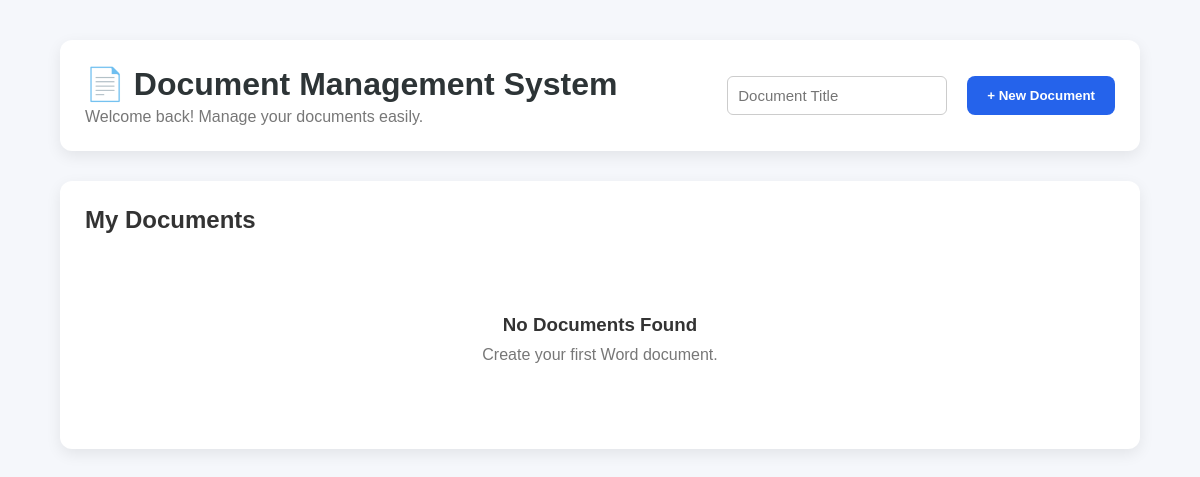
Before: /dashboard/ with the older database file.
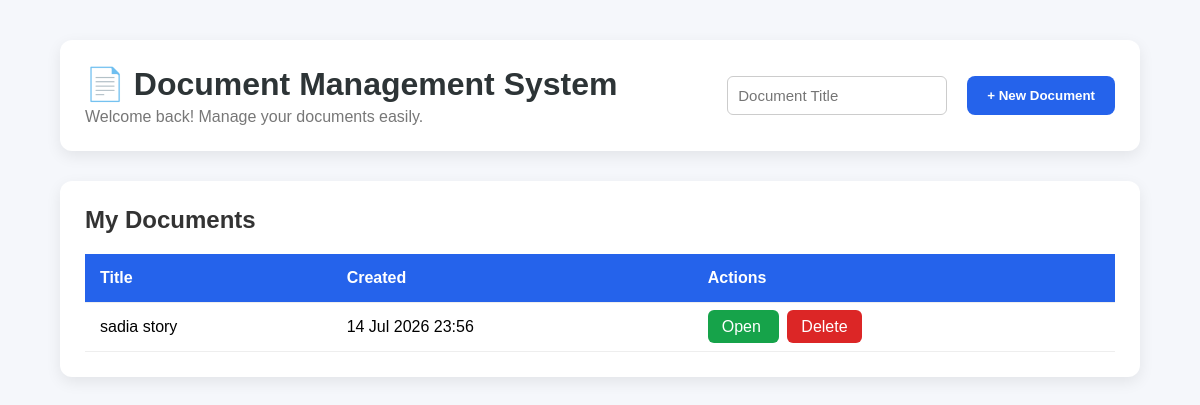
After: the same page with the newer database file.
### documents/models.py (models this page shows)
class Document(models.Model):
    title = models.CharField(max_length=255)
    file = models.FileField(upload_to="documents/", blank=True, null=True)
    content = models.TextField(blank=True, null=True)
    created_at = models.DateTimeField(auto_now_add=True)
    updated_at = models.DateTimeField(auto_now=True)
    def __str__(self):
        return self.title

### accounts/views.py (the view)
# urls.py: path("dashboard/", dashboard, name="dashboard"),
def dashboard(request):
    documents = Document.objects.all().order_by("-created_at")
    print("Total Documents:", documents.count())
    print(documents)
    return render(
        request,
        "accounts/dashboard.html",
        {
            "documents": documents
        }
    )

### templates/accounts/dashboard.html (shortened to what this page needs)
{% load static %}
<!DOCTYPE html>
<html lang="en">
<head>
    <link rel="stylesheet" href="{% static 'css/dashboard.css' %}">
</head>
<body>
<div class="container">
    <div class="header">
        <div>
            <h1>📄 Document Management System</h1>
            <p>Welcome back! Manage your documents easily.</p>
        </div>
        <form action="{% url 'editor' %}" method="POST">
            <input
                type="text"
                name="title"
                placeholder="Document Title"
                required
                style="
                    padding:10px;
                    border-radius:6px;
                    border:1px solid #ccc;
                    margin-right:10px;
                ">
            <button class="new-btn" type="submit">
                + New Document
            </button>
        </form>
    </div>
    <div class="documents">
        <h2>My Documents</h2>
        {% if documents %}
        <table>
            <thead>
                <tr>
                    <th>Title</th>
                    <th>Created</th>
                    <th>Actions</th>
                </tr>
            </thead>
            <tbody>
            {% for document in documents %}
                <tr>
                    <td>{{ document.title }}</td>
                    <td>{{ document.created_at|date:"d M Y H:i" }}</td>
                    <td>
                        <a
                            href="{% url 'edit_document' document.id %}"
                            class="edit-btn">
                            Open
                        </a>
                        <a
                            href="{% url 'delete_document' document.id %}"
                            class="delete-btn"
                            onclick="return confirm('Delete this document?')">
                            Delete
                        </a>
                    </td>
                </tr>
            {% endfor %}
            </tbody>
        </table>
        {% else %}
        <div class="empty">
            <h3>No Documents Found</h3>
            <p>Create your first Word document.</p>
        </div>
        {% endif %}
    </div>
</div>
</body>
</html>

Changed rows visible on the page:
added Document: title "sadia story", created_at "14 Jul 2026 23:56"
Other visible differences:
text no longer shown: "No Documents Found Create your first Word document."
text now shown: "Title Created Actions"
